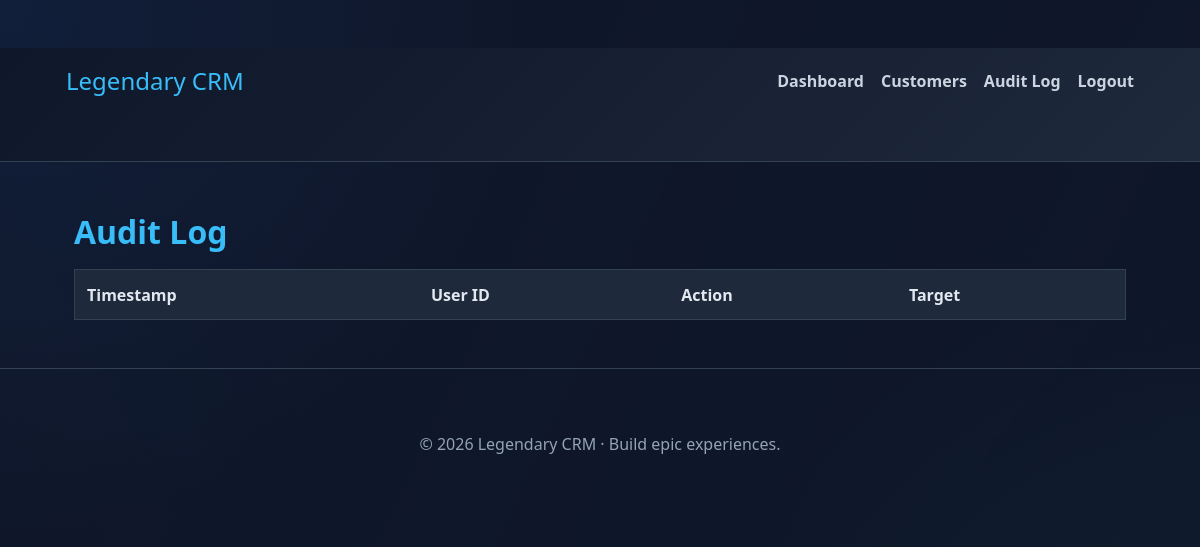
The app's page /audit-log (signed in), older data.
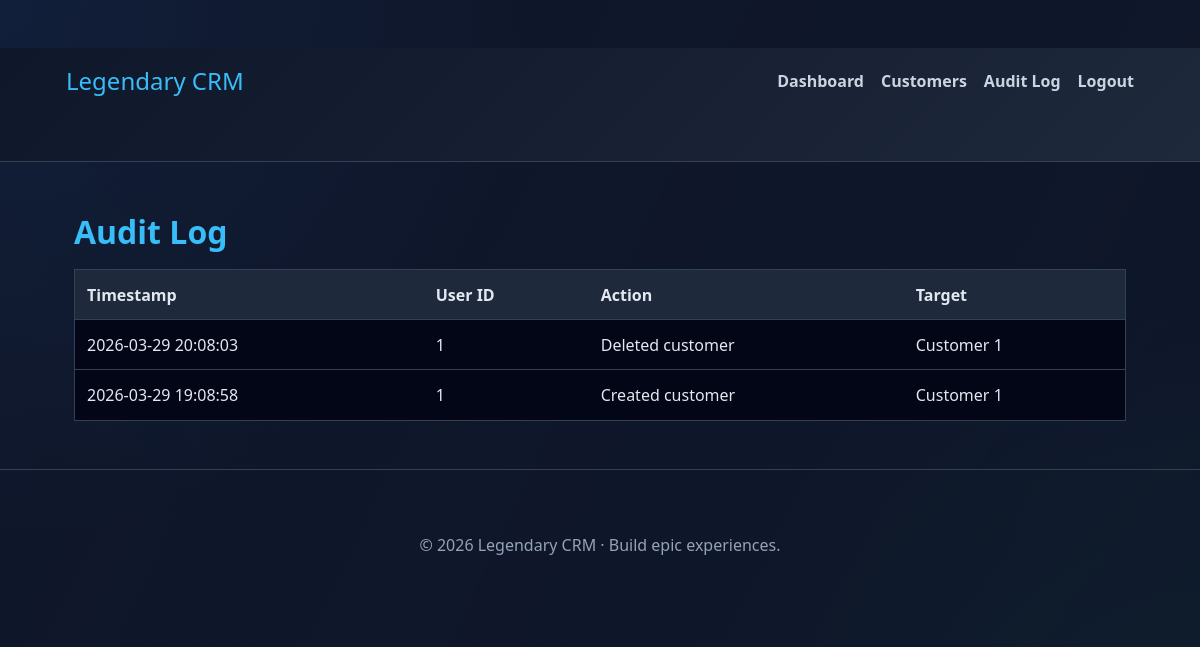
The same page, newer data.
### models/audit_log.py (models this page shows, shortened)
class AuditLog(db.Model):
    __tablename__ = 'audit_logs'
    id = db.Column(db.Integer, primary_key=True)
    user_id = db.Column(db.Integer, nullable=False)
    action = db.Column(db.String(255), nullable=False)
    target_type = db.Column(db.String(80), nullable=True)
    target_id = db.Column(db.Integer, nullable=True)
    timestamp = db.Column(db.DateTime, server_default=db.func.now())

### app.py (the view)
@app.route('/audit-log')
@login_required
def audit_log():
    logs = AuditLog.query.order_by(AuditLog.timestamp.desc()).limit(200).all()
    return render_template('audit_log.html', logs=logs)

### app.py (called while the page is built)
@login_manager.user_loader
def load_user(user_id):
    return User.query.get(int(user_id))

### templates/audit_log.html
{% extends 'base.html' %}
{% block content %}
  <h1>Audit Log</h1>
  <table>
    <thead><tr><th>Timestamp</th><th>User ID</th><th>Action</th><th>Target</th></tr></thead>
    <tbody>
      {% for log in logs %}
      <tr>
        <td>{{ log.timestamp.strftime('%Y-%m-%d %H:%M:%S') }}</td>
        <td>{{ log.user_id }}</td>
        <td>{{ log.action }}</td>
        <td>{{ log.target_type or '-' }} {{ log.target_id or '' }}</td>
      </tr>
      {% endfor %}
    </tbody>
  </table>
{% endblock %}

### templates/base.html (shortened to what this page needs)
<!doctype html>
<html lang="en">
<head>
  <link rel="stylesheet" href="/static/css/style.css">
</head>
<body>
  <header class="navbar">
    <div class="container"><a class="brand" href="{{ url_for('index') }}">Legendary CRM</a>
      {% if current_user.is_authenticated %}
      <nav>
        <a href="{{ url_for('dashboard') }}">Dashboard</a>
        <a href="{{ url_for('customers') }}">Customers</a>
        <a href="{{ url_for('audit_log') }}">Audit Log</a>
        <a href="{{ url_for('logout') }}">Logout</a>
      </nav>
      {% else %}
      <nav>
        <a href="{{ url_for('login') }}">Login</a>
        <a href="{{ url_for('register') }}">Register</a>
      </nav>
      {% endif %}
    </div>
  </header>
  <main class="container">
    {% block content %}{% endblock %}
  </main>
  <footer class="footer">
    <div class="container">&copy; 2026 Legendary CRM · Build epic experiences.</div>
  </footer>
</body>
</html>

### static/css/style.css (style rules this page uses)
* { box-sizing: border-box; }
body { font-family: 'Segoe UI', Tahoma, Geneva, Verdana, sans-serif; margin: 0; background: #0f172a; color: #e2e8f0; }
.container { width: min(1100px, 100%); margin: 3rem auto; padding: 0 1.5rem; }
.navbar { background: linear-gradient(135deg, #0f172a, #1e293b); border-bottom: 1px solid #334155; }
.navbar .container { display:flex; align-items:center; justify-content:space-between; padding: 1rem; }
.brand { color:#38bdf8; font-size:1.5rem; text-decoration:none; }
nav a { margin-left:0.8rem; color:#cbd5e1; text-decoration:none; font-weight:600; }
h1 { color:#38bdf8; margin-bottom:1rem; }
table { width:100%; border-collapse:collapse; background:#020617; border:1px solid #334155; }
th,td { padding:0.85rem 0.75rem; border-bottom:1px solid #334155; text-align:left; }
th { background:#1e293b; }
.footer { text-align:center; padding:1rem 0; border-top:1px solid #334155; color:#94a3b8; }
h1 { animation: neonGlow 3s ease-in-out infinite; }
body::before { content: ''; position: fixed; top: 0; left: 0; right: 0; bottom: 0; background-image: linear-gradient(115deg, rgba(15,23,42,0.4), rgba(15,23,42,0.66)), radial-gradient(circle at top left, rgba(59,130,246,0.14), transparent 38%), radial-gradient(circle at bottom right, rgba(16,185,129,0.15), transparent 36%); pointer-events: none; z-index:-1; animation: driftBackground 18s linear infinite; }

Row changes from the older to the newer data that the page shows:
added AuditLog: timestamp "2026-03-29 20:08:03", user_id "1", action "Deleted customer", target_type "Customer", target "1"
added AuditLog: timestamp "2026-03-29 19:08:58", user_id "1", action "Created customer", target_type "Customer", target "1"
